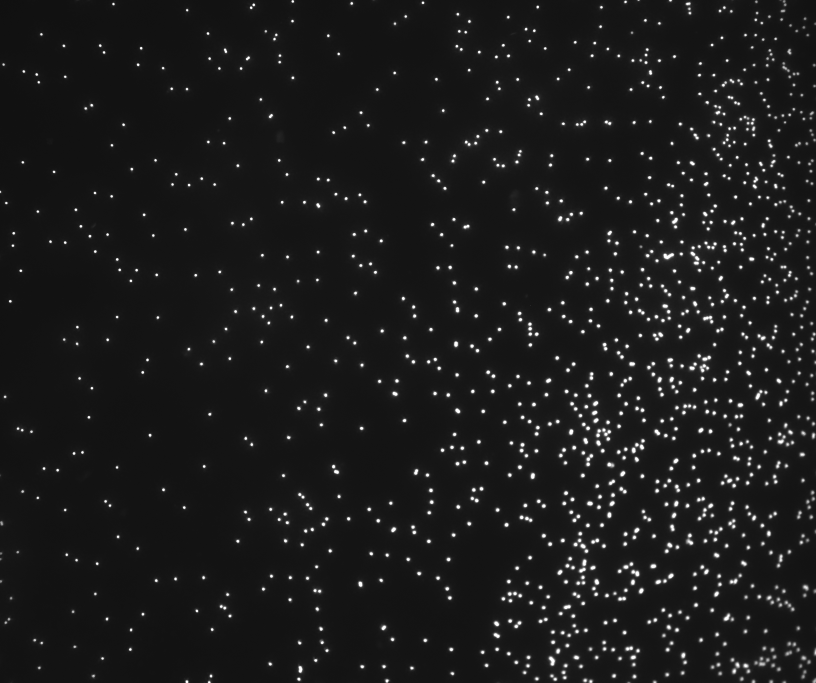
#> input picture test2.jpg, 2448 x 2048 px (shown at 1/3 size)
$ python Parameter-Testing.py   (older library calls are emulated)
#> lines starting #> are read from the running program, lines starting #| are printed output that depends on the picture; after the words box and inside, x2 and y2 are one past the last pixel; in counts of white or black regions, pixels touching at a corner belong together
import cv2
import numpy as np

# Read image
im = cv2.imread("test2.jpg", cv2.IMREAD_GRAYSCALE)
#> im is the input picture: shape (2048, 2448); min 14, max 255, mean 27.8

# IMAGE PREPROCESSING

kernel = np.array([[-1, -1, -1],
                   [-1, 9,-1],
                   [-1, -1, -1]])
image_sharp = cv2.filter2D(src=im, ddepth=-1, kernel=kernel)

#Binary Threshold Filtering
ret,thresh1 = cv2.threshold(im,127,255,cv2.THRESH_BINARY)
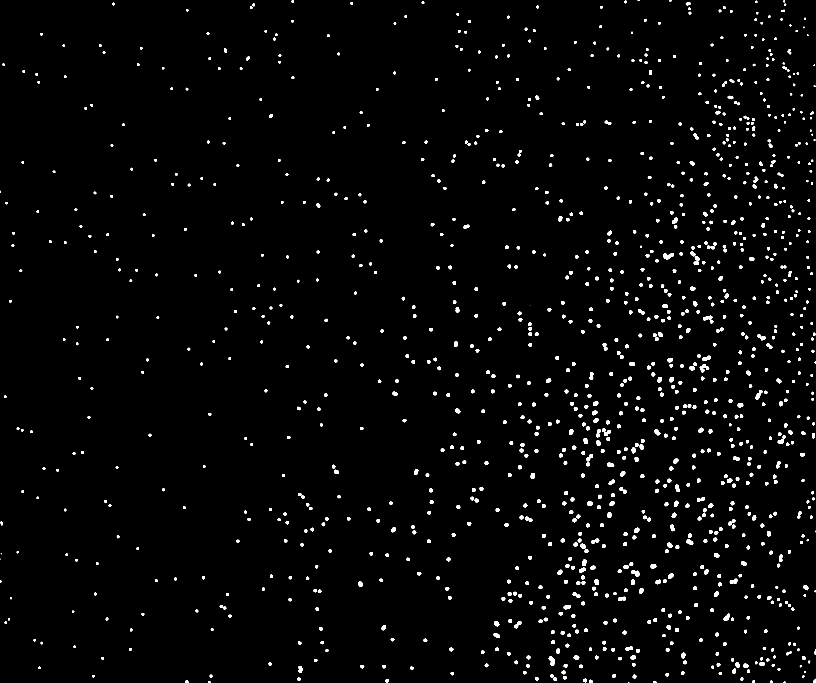
#> thresh1: shape (2048, 2448) (shown at 1/3 size); 2.1% white; 1289 white regions (12 under 20 px), largest, box (x1, y1, x2, y2) and area: (1990, 759, 2022, 778) 387, (2099, 1092, 2128, 1117) 355, (1646, 1969, 1665, 1997) 339

preproc = cv2.cvtColor(thresh1, cv2.COLOR_GRAY2BGR) #Converts to equal dimension

# Perform opening to remove noise and separate nuclei
kernel = cv2.getStructuringElement(cv2.MORPH_ELLIPSE, (3, 3))
opened = cv2.morphologyEx(preproc, cv2.MORPH_OPEN, kernel)
#> opened: shape (2048, 2448, 3); 2.1% white; 1284 white regions (7 under 20 px), largest, box (x1, y1, x2, y2) and area: (1990, 759, 2022, 778) 387, (2099, 1092, 2128, 1117) 354, (1646, 1969, 1665, 1997) 339

# Save preprocessed image
preproc = opened

#preproc = cv2.cvtColor(preproc, cv2.COLOR_GRAY2BGR)  # Converts to equal dimension

# Loop over different minConvexity values
minInertia_values = np.arange(0.01, 1.1, 0.05)  # Change this to the values you want to try

for minInertia in minInertia_values:

    # BLOB DETECTOR PARAMETERS
    params = cv2.SimpleBlobDetector_Params()

    # Change thresholds
    params.minThreshold = 1
    params.maxThreshold = 2000

    # Filter by Area
    params.filterByArea = False
    params.minArea = 10
    params.maxArea = 1000

    # Filter by Circularity
    params.filterByCircularity = False
    params.minCircularity = 0.01

    # Filter by Convexity
    params.filterByConvexity = False
    params.minConvexity = 0.71  # Set minConvexity to current value

    # Filter by Inertia
    params.filterByInertia = False
    params.minInertiaRatio = minInertia

    # Create detector with specified parameters
    ver = (cv2.__version__).split('.')
    if int(ver[0]) < 3:
        detector = cv2.SimpleBlobDetector(params)
    else:
        detector = cv2.SimpleBlobDetector_create(params)

    # Detect blobs
    keypoints = detector.detect(opened)

    # Draw detected blobs as red circles
    im_with_keypoints = cv2.drawKeypoints(preproc, keypoints, np.array([]), (0, 0, 255),
                                          cv2.DRAW_MATCHES_FLAGS_DRAW_RICH_KEYPOINTS)

    # Show images
    im_bgr = cv2.cvtColor(im, cv2.COLOR_GRAY2BGR)
    combined = np.concatenate((preproc, im_with_keypoints), axis=1)
    cv2.imshow(f"Images with minConvexity={minInertia}:", combined)

    cv2.waitKey(0)
#> this loop made 22 passes
#> pass 1, `im_with_keypoints = cv2.drawKeypoints(preproc, keypoints, np.array([])..`:
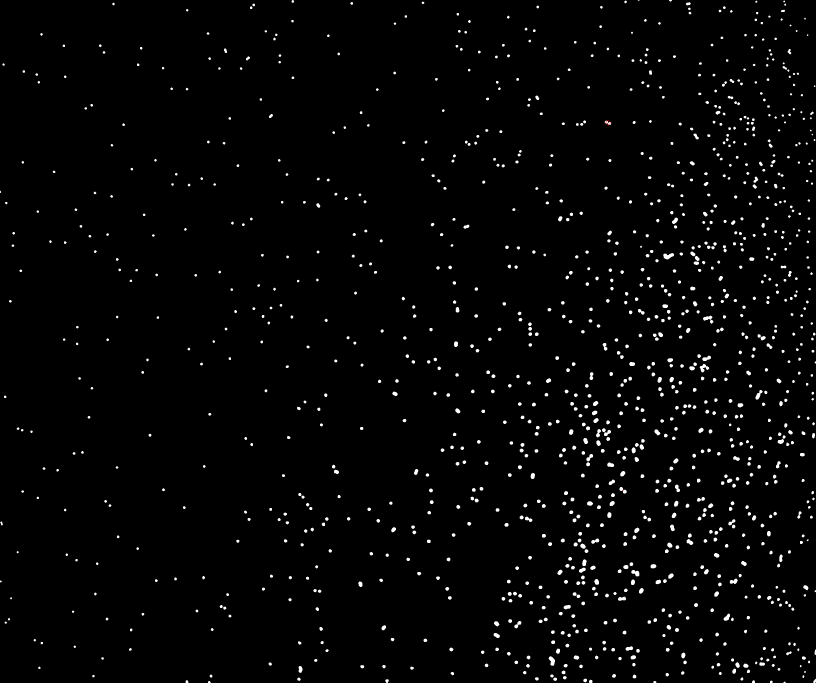
#> im_with_keypoints: shape (2048, 2448, 3) (shown at 1/3 size); mean B, G, R 5.3, 5.3, 5.3
#> pass 1, `combined = np.concatenate((preproc, im_with_keypoints), axis=1)`:
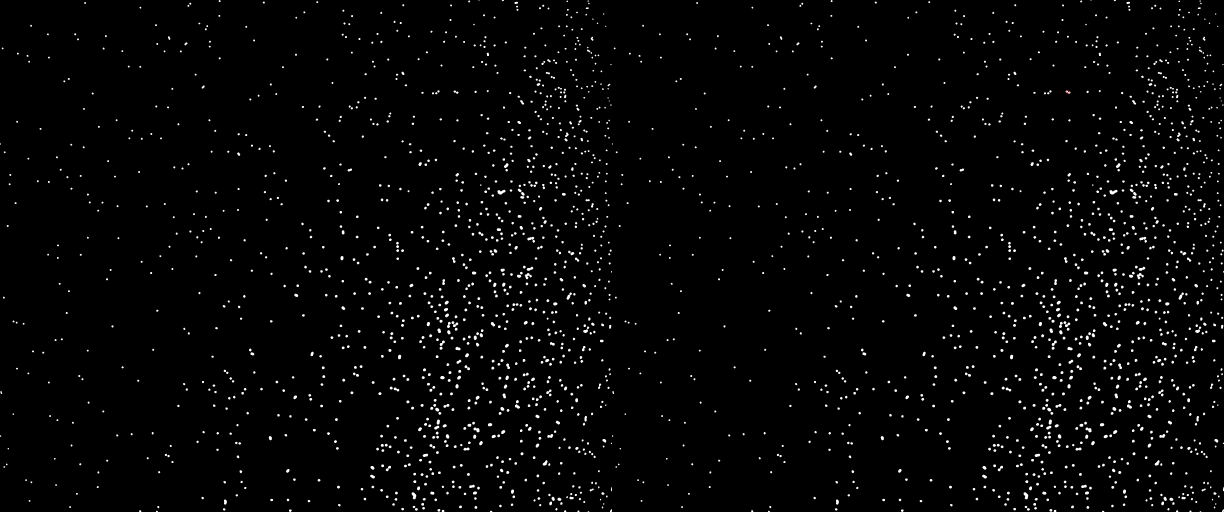
#> combined: shape (2048, 4896, 3) (shown at 1/4 size); mean B, G, R 5.3, 5.3, 5.3

cv2.destroyAllWindows()

$ run again, with test1.jpg copied over test2.jpg
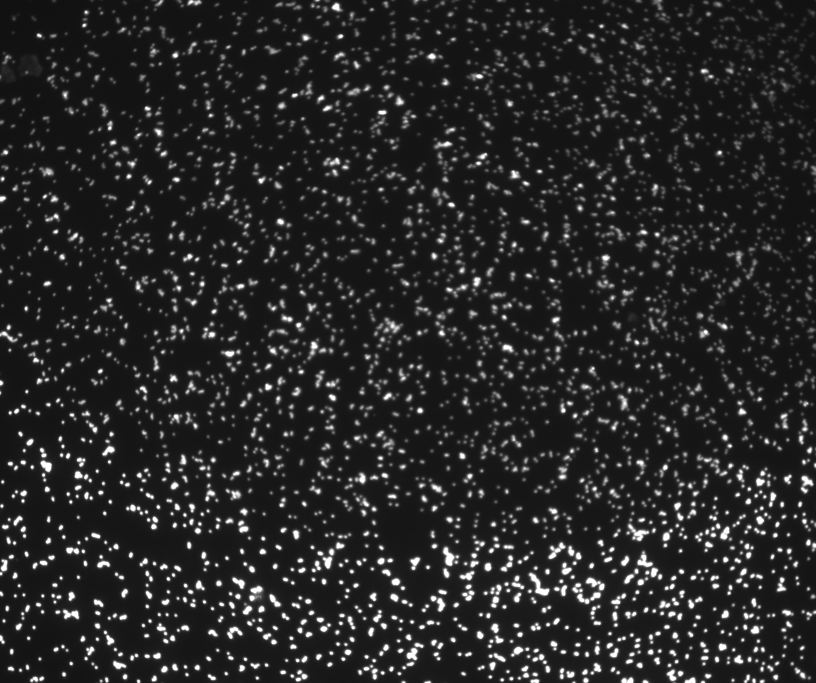
#> input picture test1.jpg, 2448 x 2048 px (shown at 1/3 size)
#> im is the input picture: shape (2048, 2448); min 15, max 255, mean 39.8
#> `ret,thresh1 = cv2.threshold(im,127,255,cv2.THRESH_BINARY)`:
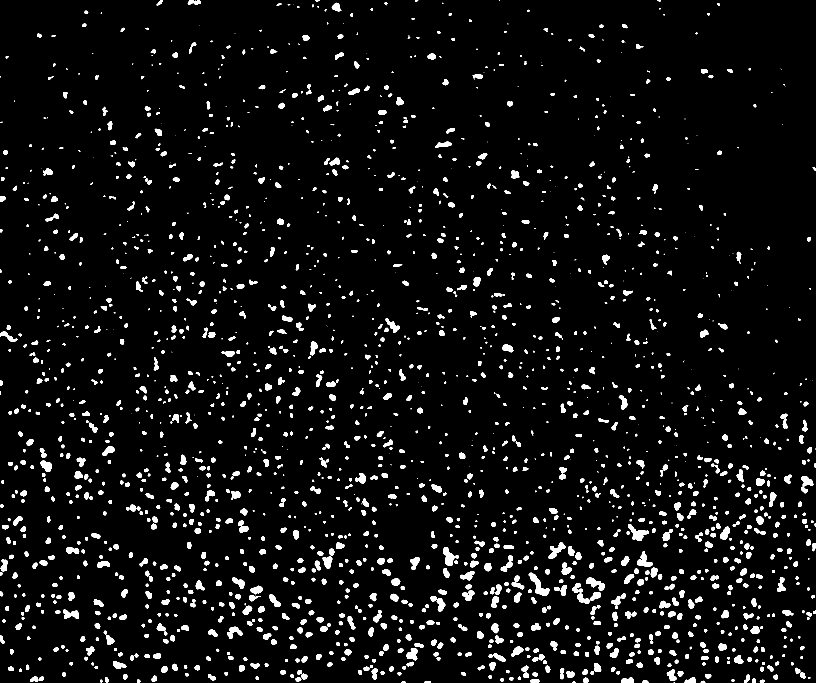
#> thresh1: shape (2048, 2448) (shown at 1/3 size); 5% white; 2181 white regions (403 under 20 px), largest, box (x1, y1, x2, y2) and area: (1586, 1718, 1649, 1787) 1538, (1884, 1572, 1947, 1623) 1307, (1329, 1641, 1377, 1698) 1240
#> opened: shape (2048, 2448, 3); 4.9% white; 1999 white regions (242 under 20 px), largest, box (x1, y1, x2, y2) and area: (1586, 1718, 1649, 1787) 1538, (1884, 1572, 1947, 1623) 1306, (1329, 1641, 1377, 1698) 1238
#> the loop `for minInertia in minInertia_values:` made 22 passes
#> pass 1, `combined = np.concatenate((preproc, im_with_keypoints), axis=1)`:
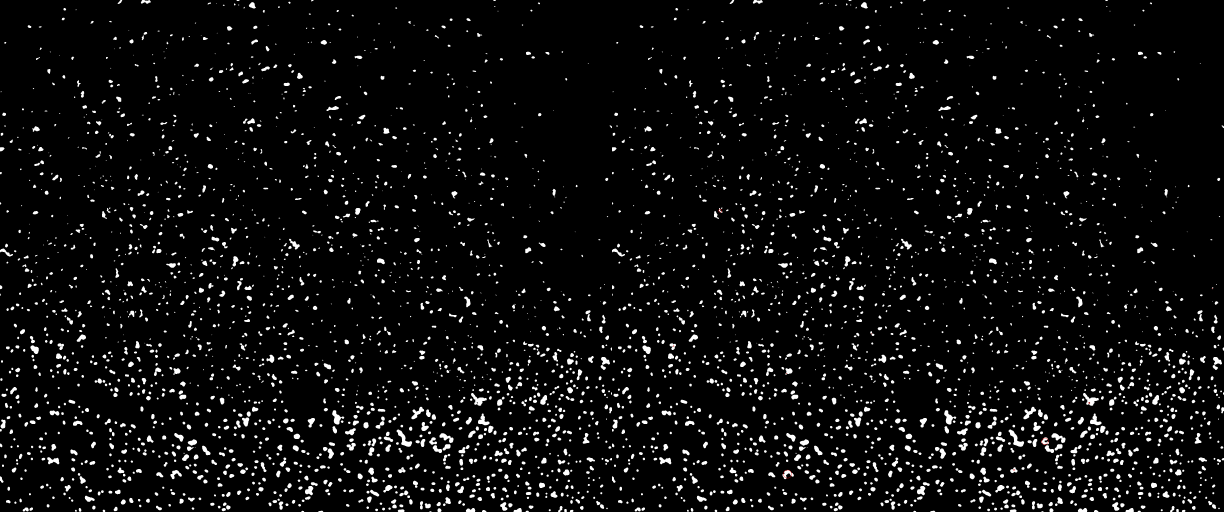
#> combined: shape (2048, 4896, 3) (shown at 1/4 size); mean B, G, R 12.6, 12.6, 12.6

$ run again, with test3.jpg copied over test2.jpg
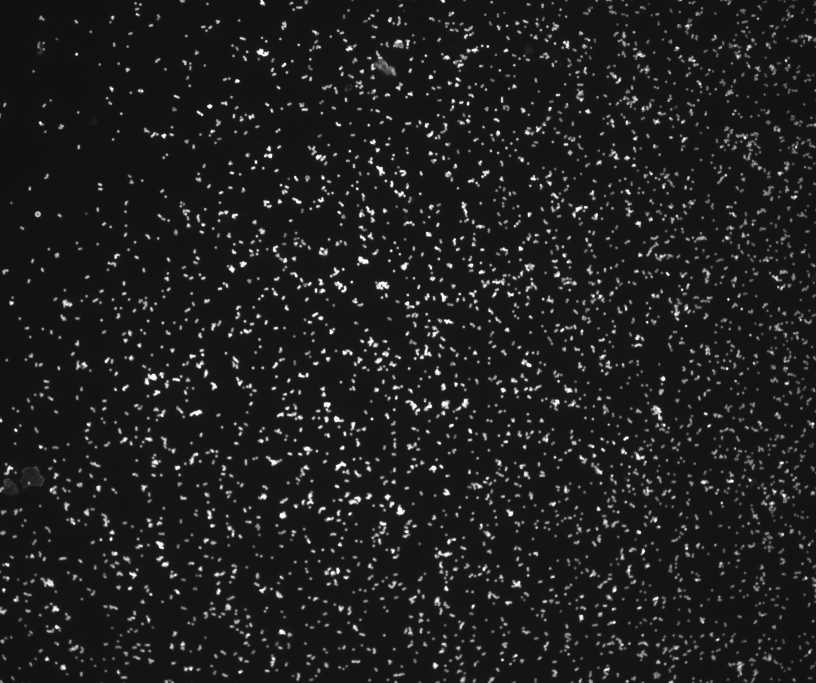
#> input picture test3.jpg, 2448 x 2048 px (shown at 1/3 size)
#> im is the input picture: shape (2048, 2448); min 12, max 255, mean 31.5
#> `ret,thresh1 = cv2.threshold(im,127,255,cv2.THRESH_BINARY)`:
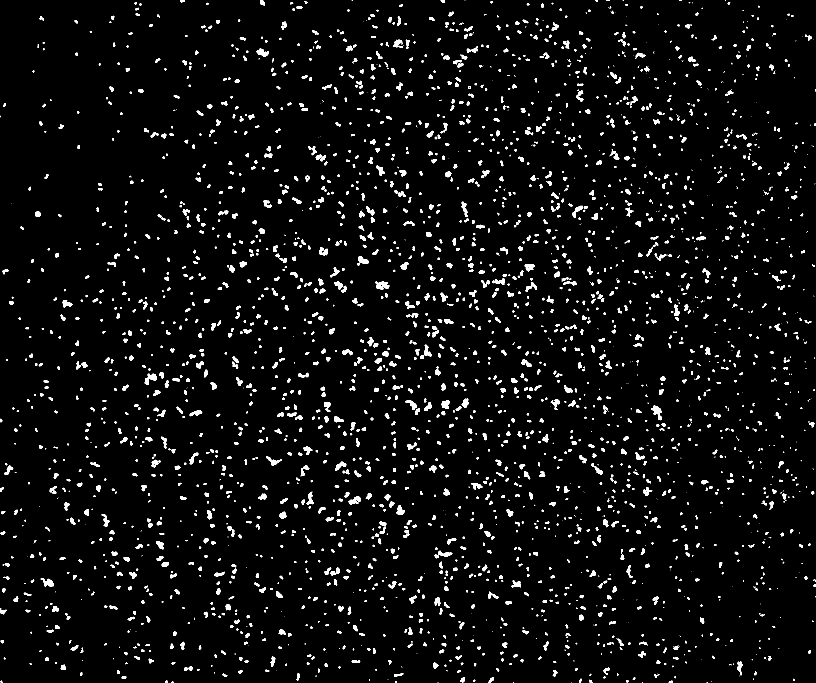
#> thresh1: shape (2048, 2448) (shown at 1/3 size); 3.9% white; 3287 white regions (868 under 20 px), largest, box (x1, y1, x2, y2) and area: (1128, 844, 1168, 869) 652, (1954, 1217, 1986, 1261) 643, (434, 1121, 471, 1154) 607
#> opened: shape (2048, 2448, 3); 3.8% white; 2716 white regions (374 under 20 px), largest, box (x1, y1, x2, y2) and area: (1128, 844, 1168, 869) 647, (1958, 1217, 1986, 1261) 622, (434, 1121, 471, 1154) 605
#> the loop `for minInertia in minInertia_values:` made 22 passes
#> pass 1, `combined = np.concatenate((preproc, im_with_keypoints), axis=1)`:
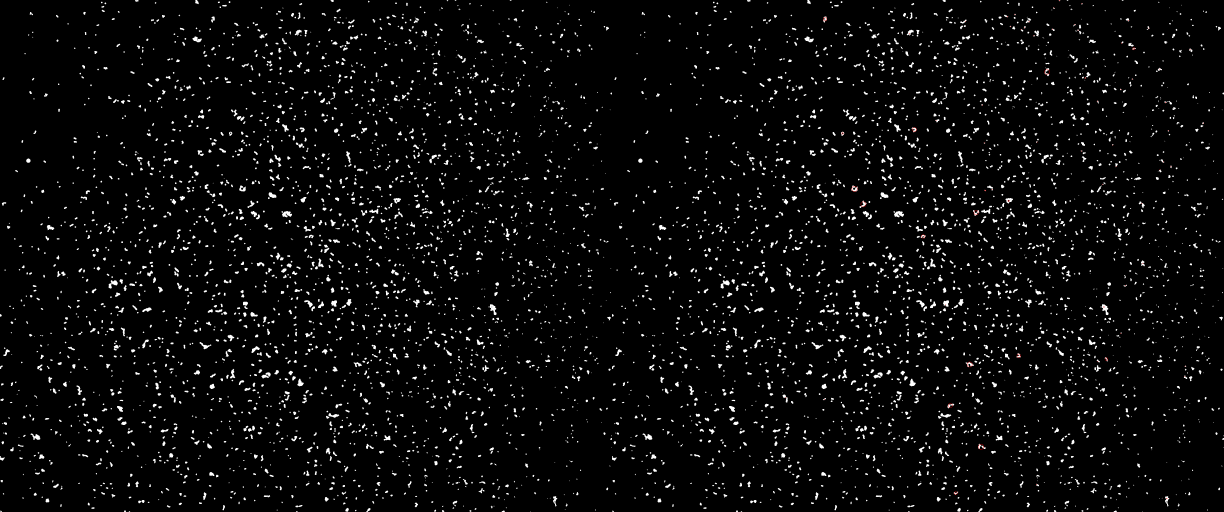
#> combined: shape (2048, 4896, 3) (shown at 1/4 size); mean B, G, R 9.6, 9.6, 9.6
